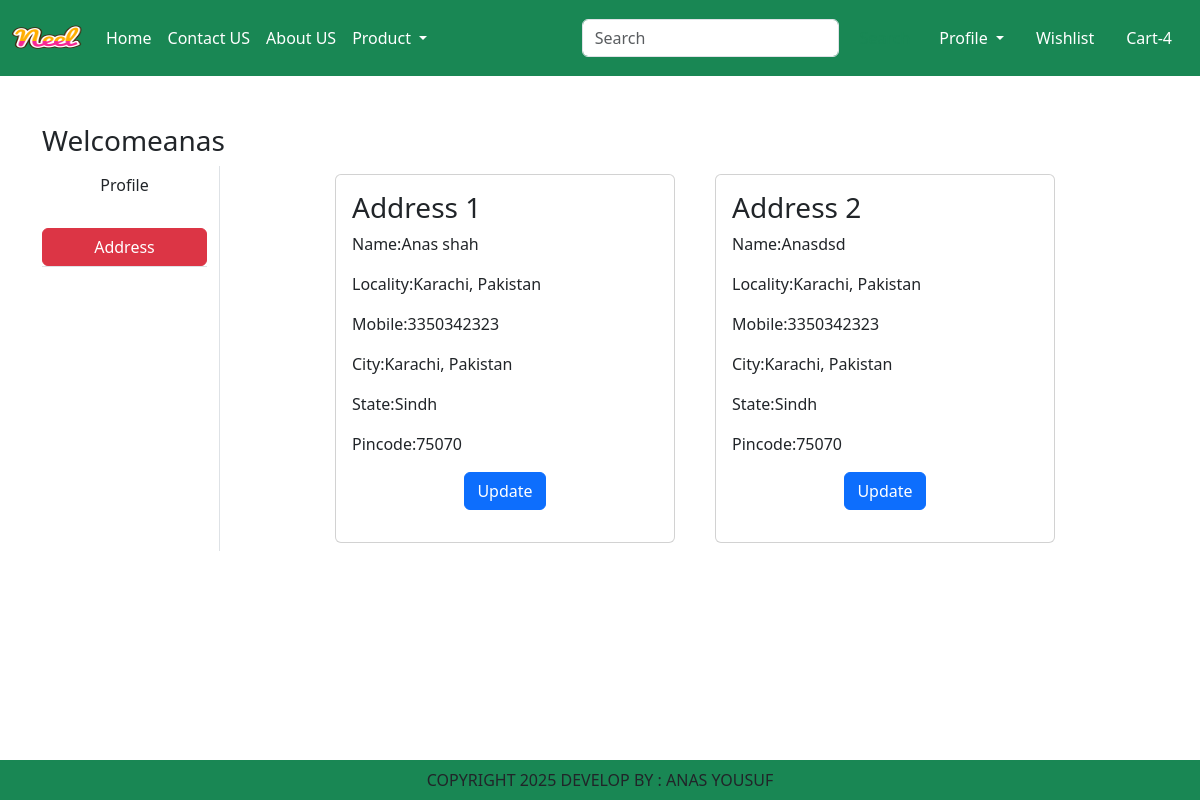
The page /address/ (signed in) on the database its author committed.
### ecom_app/models.py (models this page shows, shortened)
class Customer(models.Model):
    user = models.ForeignKey(User,on_delete=models.CASCADE)
    name = models.CharField(max_length=200)
    locality = models.CharField(max_length=200)
    city = models.CharField(max_length=50)
    mobile = models.IntegerField(default=0)
    zipcode = models.IntegerField()
    state = models.CharField(choices=STATE_CHOICES,max_length=100)

### ecom_app/views.py (the view)
# urls.py: path('address/', views.address, name='address'),
def address(request):
    add = Customer.objects.filter(user=request.user)
    return render(request, 'app/address.html', {'add':add})

### ecom_app/templates/app/address.html (shortened to what this page needs)
{% extends 'app/base.html' %}
{% load static %}
{% block main-content %}
<div class="container my-5">
    <div class="row">
        <h3>Welcome<span class="text-capitalize">{{request.user}}</span></h3>
    <div class="col-sm-2 border-end">
    <ul class="list-unstyled">
        <li class="d-grid"><a href="{% url 'profile' %}" class="btn ">Profile</a> </li><br>
        <li class="d-grid border-bottom" ><a href="{% url 'address' %}" class="btn btn-danger">Address</a> </li>
        <br><br>
    </ul>
</div>
<div class="col-sm-8 offset-sm-1">
    <div class="row">
        {%for ad in add %}
        <div class="col-sm-6">
            <div class="card m-2">
                <div class="card-body">
                    <h3>Address {{forloop.counter}}</h3>
                    <p>Name:{{ad.name}}</p>
                    <p>Locality:{{ad.locality}}</p>
                    <p>Mobile:{{ad.mobile}}</p>
                    <p>City:{{ad.city}}</p>
                    <p>State:{{ad.state}}</p>
                    <p>Pincode:{{ad.zipcode}}</p>
                    <p class="text-center"><a href="{%url 'updateaddress' pk=ad.id %}"type="button" class="btn btn-primary">Update</a></p>
                </div>
            </div>
        </div>
        {% endfor %}
    </div>
</div>
</div>
</div>
{% endblock main-content %}

### rows shown on the page
Customer: name "Anas shah", locality "Karachi, Pakistan", mobile "3350342323", city "Karachi, Pakistan", state "Sindh", zipcode "75070"
Customer: name "Anasdsd", locality "Karachi, Pakistan", mobile "3350342323", city "Karachi, Pakistan", state "Sindh", zipcode "75070"

### other values the page prints
{{ request.user }} "Anas"
